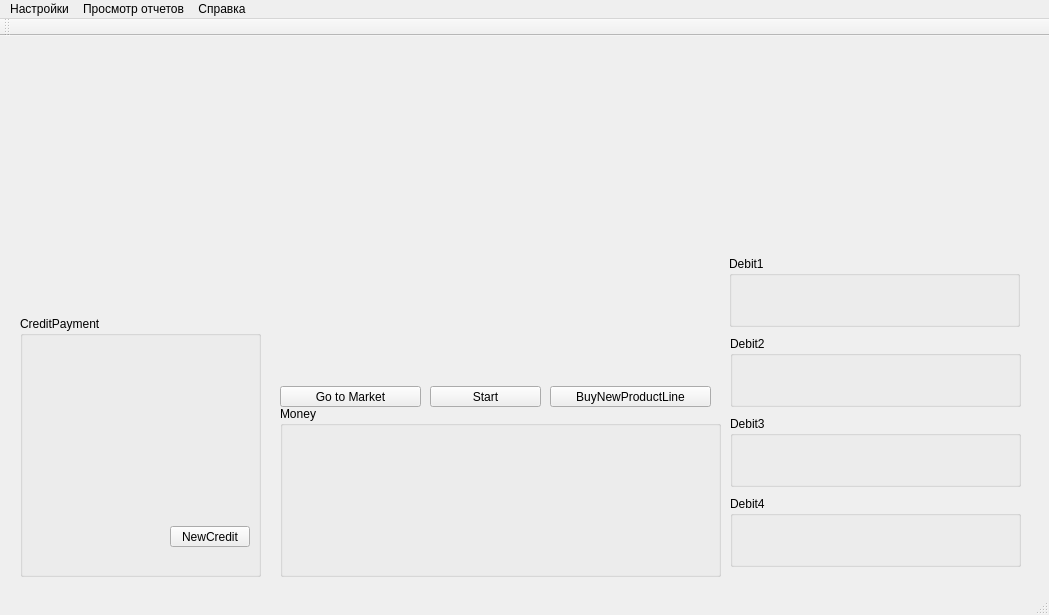
<?xml version="1.0" encoding="UTF-8"?>
<ui version="4.0">
 <class>MainWindow</class>
 <widget class="QMainWindow" name="MainWindow">
  <property name="geometry">
   <rect>
    <x>0</x>
    <y>0</y>
    <width>1049</width>
    <height>615</height>
   </rect>
  </property>
  <property name="windowTitle">
   <string>MainWindow</string>
  </property>
  <widget class="QWidget" name="centralWidget">
   <widget class="QGroupBox" name="CreditPayment">
    <property name="geometry">
     <rect>
      <x>20</x>
      <y>280</y>
      <width>241</width>
      <height>261</height>
     </rect>
    </property>
    <property name="title">
     <string>CreditPayment</string>
    </property>
    <widget class="QPushButton" name="NewCredit">
     <property name="geometry">
      <rect>
       <x>150</x>
       <y>210</y>
       <width>80</width>
       <height>21</height>
      </rect>
     </property>
     <property name="text">
      <string>NewCredit</string>
     </property>
    </widget>
   </widget>
   <widget class="QGroupBox" name="Money">
    <property name="geometry">
     <rect>
      <x>280</x>
      <y>370</y>
      <width>441</width>
      <height>171</height>
     </rect>
    </property>
    <property name="title">
     <string>Money</string>
    </property>
   </widget>
   <widget class="QGroupBox" name="Debit1">
    <property name="geometry">
     <rect>
      <x>729</x>
      <y>220</y>
      <width>291</width>
      <height>71</height>
     </rect>
    </property>
    <property name="title">
     <string>Debit1</string>
    </property>
   </widget>
   <widget class="QGroupBox" name="Debit2">
    <property name="geometry">
     <rect>
      <x>730</x>
      <y>300</y>
      <width>291</width>
      <height>71</height>
     </rect>
    </property>
    <property name="title">
     <string>Debit2</string>
    </property>
   </widget>
   <widget class="QGroupBox" name="Debit3">
    <property name="geometry">
     <rect>
      <x>730</x>
      <y>380</y>
      <width>291</width>
      <height>71</height>
     </rect>
    </property>
    <property name="title">
     <string>Debit3</string>
    </property>
   </widget>
   <widget class="QGroupBox" name="Debit4">
    <property name="geometry">
     <rect>
      <x>730</x>
      <y>460</y>
      <width>291</width>
      <height>71</height>
     </rect>
    </property>
    <property name="title">
     <string>Debit4</string>
    </property>
   </widget>
   <widget class="QPushButton" name="Start">
    <property name="geometry">
     <rect>
      <x>430</x>
      <y>350</y>
      <width>111</width>
      <height>21</height>
     </rect>
    </property>
    <property name="text">
     <string>Start</string>
    </property>
   </widget>
   <widget class="QPushButton" name="BuyNewProductLine">
    <property name="geometry">
     <rect>
      <x>550</x>
      <y>350</y>
      <width>161</width>
      <height>21</height>
     </rect>
    </property>
    <property name="text">
     <string>BuyNewProductLine</string>
    </property>
   </widget>
   <widget class="QPushButton" name="Market">
    <property name="geometry">
     <rect>
      <x>280</x>
      <y>350</y>
      <width>141</width>
      <height>21</height>
     </rect>
    </property>
    <property name="text">
     <string>Go to Market</string>
    </property>
   </widget>
  </widget>
  <widget class="QMenuBar" name="menuBar">
   <property name="geometry">
    <rect>
     <x>0</x>
     <y>0</y>
     <width>1049</width>
     <height>20</height>
    </rect>
   </property>
   <widget class="QMenu" name="menu">
    <property name="title">
     <string>Настройки</string>
    </property>
   </widget>
   <widget class="QMenu" name="menu_2">
    <property name="title">
     <string>Просмотр отчетов</string>
    </property>
   </widget>
   <widget class="QMenu" name="menu_3">
    <property name="title">
     <string>Справка</string>
    </property>
    <addaction name="action"/>
   </widget>
   <addaction name="menu"/>
   <addaction name="menu_2"/>
   <addaction name="menu_3"/>
  </widget>
  <widget class="QToolBar" name="mainToolBar">
   <attribute name="toolBarArea">
    <enum>TopToolBarArea</enum>
   </attribute>
   <attribute name="toolBarBreak">
    <bool>false</bool>
   </attribute>
  </widget>
  <widget class="QStatusBar" name="statusBar"/>
  <action name="action">
   <property name="text">
    <string> О программе</string>
   </property>
  </action>
 </widget>
 <layoutdefault spacing="6" margin="11"/>
 <resources/>
 <connections/>
</ui>
